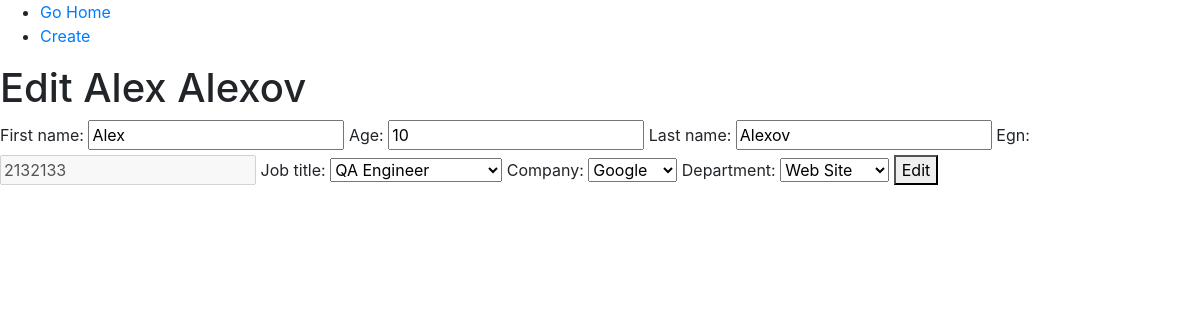
The page /employees/edit/4 on the database its author committed.
### employee_app/employees/models.py (models this page shows, shortened)
class Employee(models.Model):
    GOOGLE = 'Google'
    SOFT_UNI = 'Soft Uni'
    first_name = models.CharField(
        max_length=20
    )
    age = models.IntegerField(
    )
    last_name = models.CharField(
        max_length=30,
        null=True,
        blank=True
    )
    egn = models.CharField(
        max_length=12,
        unique=True
    )
    job_title = models.CharField(
        max_length=20,
        default='No Choice',
        choices=(
            ('1', 'Software Developer'),
            ('2', 'QA Engineer'),
            ('3', 'DevOps Specialist')
        )
    )
    company = models.CharField(
        max_length=max(len(c) for c in [GOOGLE, SOFT_UNI]),
        choices=(
            (GOOGLE, GOOGLE),
            (SOFT_UNI, SOFT_UNI)
        )
    )
    department = models.ForeignKey(
        Department,
        on_delete=models.CASCADE,
    )
    class Meta:
        ordering = ('first_name',)

### employee_app/employees/views.py (the view)
# urls.py: path('edit/<int:pk>', edit_employee, name='edit'),
def edit_employee(request, pk):
    employee = Employee.objects.get(pk=pk)
    if request.method == "GET":
        employee_form = EditEmployeeForm(instance=employee)
    else:
        employee_form = EditEmployeeForm(request.POST, instance=employee)
        if employee_form.is_valid():
            employee_form.save()
    context = {
        'employee_form': employee_form,
        'employee': employee,
    }
    return render(request, 'edit.html', context)

### employee_app/employees/views.py
class EditEmployeeForm(EmployeeForm):
    class Meta:
        model = Employee
        fields = '__all__'
        widgets = {
            'egn': forms.TextInput(
                attrs={
                    'disabled': 'disabled'
                }
            )
        }

### employee_app/employees/models.py (called while the page is built)
    def __str__(self):
        return self.name

### templates/edit.html (shortened to what this page needs)
{% extends 'base/base.html' %}
{% block body %}
    <h1>Edit {{ employee.first_name }} {{ employee.last_name }}</h1>
    <form method="post" action="{% url 'edit' employee.pk %}">
        {{ employee_form }}
        <button>Edit </button>
    </form>
{% endblock %}

### rows shown on the page
Employee: first_name "Alex", last_name "Alexov", age "10", egn "2132133", job_title "QA Engineer", company "Google", department "Web Site"
